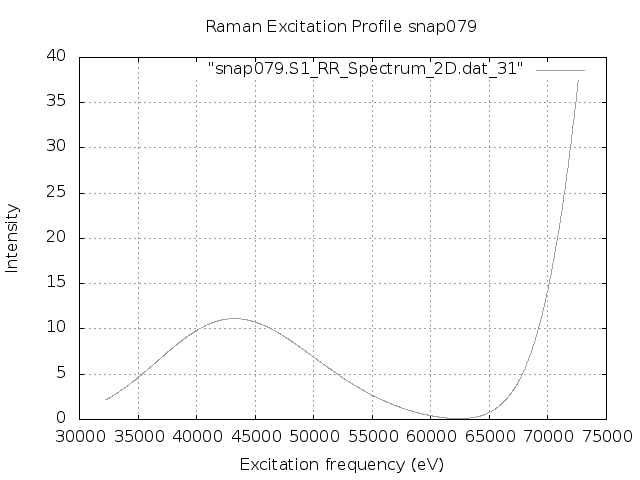

The gnuplot source for this figure:
set terminal png
set output "snap079.S1.REP.png"
set xlabel 'Excitation frequency (eV)'
set ylabel 'Intensity'
set title "Raman Excitation Profile snap079"
set grid
set autoscale
plot "snap079.S1_RR_Spectrum_2D.dat_31" with lines lc "blue"
exit
